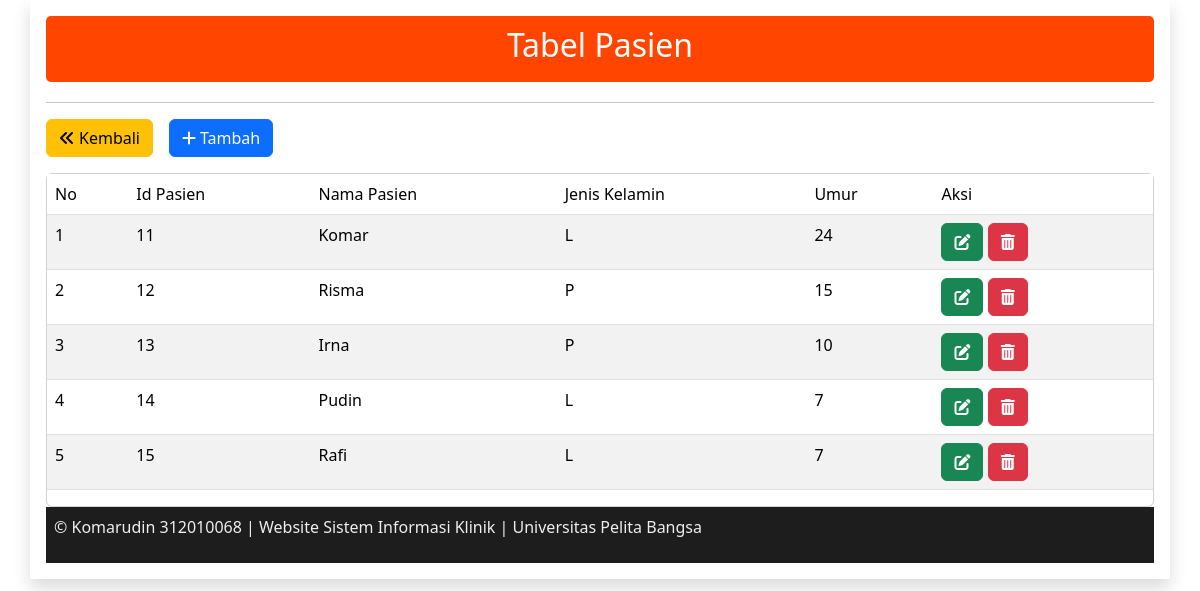
The page /pasien/pasien.php (signed in) on the database its author committed.
### tables this page shows
CREATE TABLE `pasien` (
  `id_pasien` int(5) NOT NULL,
  `nama_pasien` varchar(40) DEFAULT NULL,
  `jenis_kelamin` enum('L','P') DEFAULT NULL,
  `umur` int(2) DEFAULT NULL
);

### pasien/pasien.php (the view, shortened to what this page needs)
<!DOCTYPE html>
<html lang="en">
<head>
	<link rel="stylesheet" href="../css/bootstrap.min.css" />
	<link rel="stylesheet" href="../fontawesome/fontawesome/css/all.css" />
</head>
<body>
	<div class="container shadow p-3">
		<header class="hero">
		<h2 class="text-white" align="center">Tabel Pasien</h2>
		</header>
		<hr>
		<div class="btn-toolbar mb-2 mb-md-10">
			<a class="btn btn-warning me-3" href="../data.php" role="button"><i class="fa-solid fa-angles-left me-1"></i>Kembali</a>
			<a class="btn btn-primary me-3" href="pasien_tambah.php" role="button"><i class="fa-solid fa-plus me-1"></i>Tambah</a>
		</div>
		<div class="card mt-3">
		<div class="table-responsive">
		<table class="table table-striped table-hover">
			<thead>
				<tr>
					<td>No</td>
					<td>Id Pasien</td>
					<td>Nama Pasien</td>
					<td>Jenis Kelamin</td>
					<td>Umur</td>
					<td>Aksi</td>
				</tr>
			</thead>
			<?php
			include "../koneksi.php";
			$no = 1;
			$query = mysqli_query($conn, 'SELECT * FROM pasien');
			while ($data = mysqli_fetch_array($query)) {
			?>
				<tr>
					<td><?php echo $no++ ?></td>
					<td><?php echo $data['id_pasien'] ?></td>
					<td><?php echo $data['nama_pasien'] ?></td>
					<td><?php echo $data['jenis_kelamin'] ?></td>
					<td><?php echo $data['umur'] ?></td>
					<td>
						<a class="btn btn-success" href="pasien_ubah.php?id=<?= $data['id_pasien'];?>" role="button"><i class="fa-solid fa-pen-to-square"></i></a>
						<a class="btn btn-danger" onclick="return confirm('Apakah anda yakin akan menghapus data..?');" href="pasien_hapus.php?id=<?= $data['id_pasien'];?>" role="button"><i class="fa-solid fa-trash-can"></i></a>
					</td>
				</tr>
			<?php } ?>
		</table>
		</div>
		</div>
		<?php require "../footer.php";?>
	</div>
</body>
</html>

### pasien/pasien.php (style rules this page uses)
.hero { background-color: #FF4500; border-radius: 5px; padding: 10px 23px; margin-bottom: 20px; }

### rows shown on the page
pasien: id_pasien "11", nama_pasien "Komar", jenis_kelamin "L", umur "24"
pasien: id_pasien "12", nama_pasien "Risma", jenis_kelamin "P", umur "15"
pasien: id_pasien "13", nama_pasien "Irna", jenis_kelamin "P", umur "10"
pasien: id_pasien "14", nama_pasien "Pudin", jenis_kelamin "L", umur "7"
pasien: id_pasien "15", nama_pasien "Rafi", jenis_kelamin "L", umur "7"
